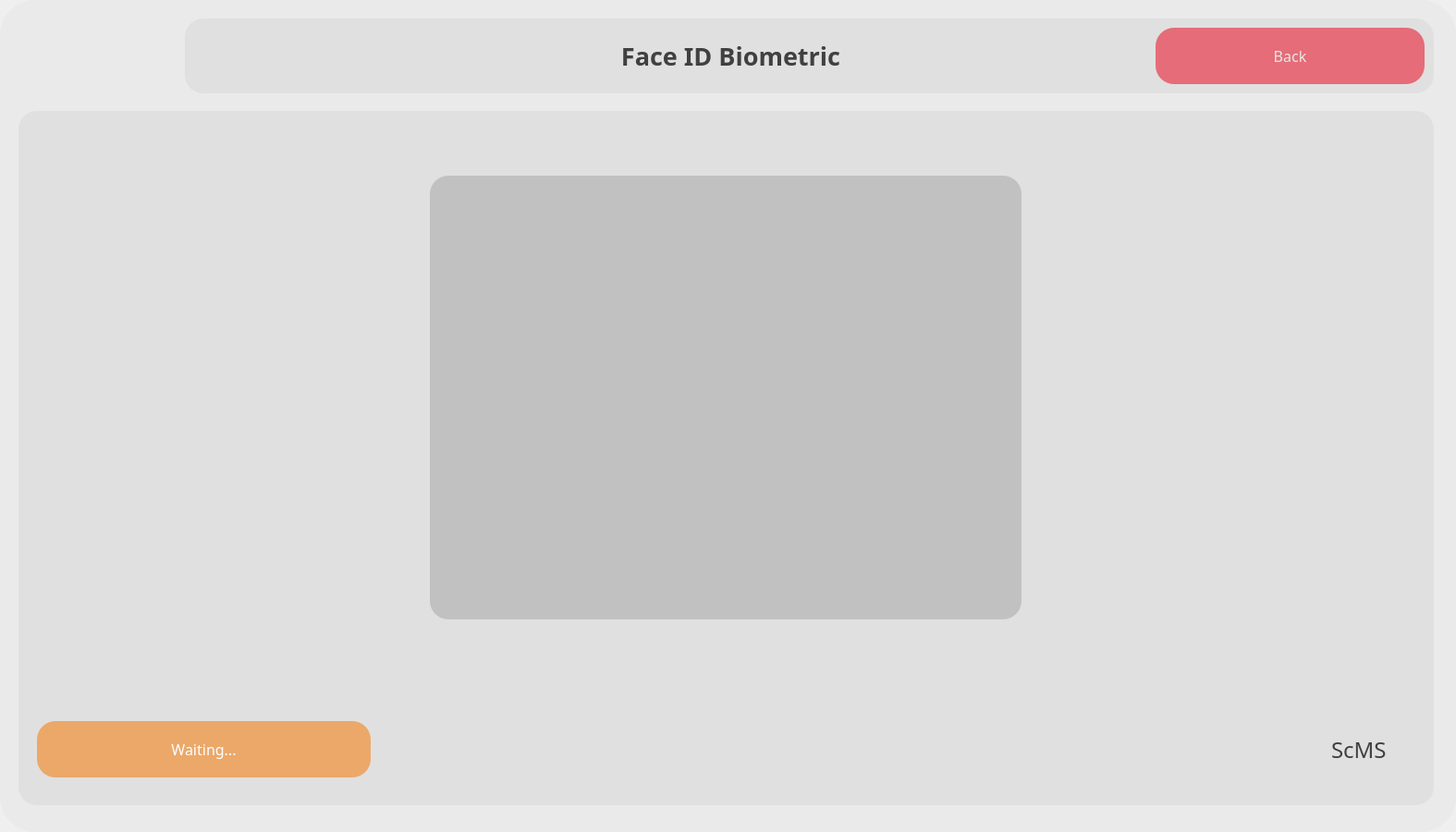
  <widget class="QWidget" name="faceID_widget" native="true">
   <property name="geometry">
    <rect>
     <x>0</x>
     <y>0</y>
     <width>1575</width>
     <height>900</height>
    </rect>
   </property>
   <widget class="QLabel" name="mainScreen_BG_4">
    <property name="geometry">
     <rect>
      <x>0</x>
      <y>0</y>
      <width>1575</width>
      <height>900</height>
     </rect>
    </property>
    <property name="styleSheet">
     <string notr="true">background-image: url(:/images/materials/reportBG.png);
border-radius:38px;</string>
    </property>
    <property name="text">
     <string/>
    </property>
   </widget>
   <widget class="QWidget" name="topBar_widget_5" native="true">
    <property name="geometry">
     <rect>
      <x>200</x>
      <y>20</y>
      <width>1351</width>
      <height>81</height>
     </rect>
    </property>
    <property name="styleSheet">
     <string notr="true">background-color: rgba(200, 200, 200,80);
/*background-color: rgba(239, 174, 74,150);*/
border-radius:20px;</string>
    </property>
    <widget class="QLabel" name="mainTopBarTitle_label_7">
     <property name="geometry">
      <rect>
       <x>430</x>
       <y>10</y>
       <width>321</width>
       <height>61</height>
      </rect>
     </property>
     <property name="font">
      <font>
       <family>Poppins SemiBold</family>
       <pointsize>20</pointsize>
       <weight>75</weight>
       <bold>true</bold>
      </font>
     </property>
     <property name="styleSheet">
      <string notr="true">background-color: rgba(255, 255, 255,0);
color: rgb(64,64,64);</string>
     </property>
     <property name="text">
      <string>Face ID Biometric</string>
     </property>
     <property name="alignment">
      <set>Qt::AlignCenter</set>
     </property>
    </widget>
    <widget class="QPushButton" name="faceID_Back_btn">
     <property name="geometry">
      <rect>
       <x>1050</x>
       <y>10</y>
       <width>291</width>
       <height>61</height>
      </rect>
     </property>
     <property name="font">
      <font>
       <family>Poppins Medium</family>
       <pointsize>12</pointsize>
       <weight>50</weight>
       <bold>false</bold>
      </font>
     </property>
     <property name="styleSheet">
      <string notr="true">QPushButton#faceID_Back_btn{
background-color: rgb(229, 108, 120);
	color: rgb(230, 230, 230);
border-radius:20px;
}

QPushButton#faceID_Back_btn:hover{
background-color: rgba(229, 108, 120,220);
}

QPushButton#faceID_Back_btn:pressed{
padding-left:5px;
padding-top:5px;
background-color: rgba(229, 108, 120,220);
}</string>
     </property>
     <property name="text">
      <string>Back</string>
     </property>
    </widget>
   </widget>
   <widget class="QWidget" name="mainDashboardContainer_widget_4" native="true">
    <property name="geometry">
     <rect>
      <x>20</x>
      <y>120</y>
      <width>1531</width>
      <height>751</height>
     </rect>
    </property>
    <property name="styleSheet">
     <string notr="true">background-color: rgba(200, 200, 200,80);
border-radius:20px;</string>
    </property>
    <widget class="QPushButton" name="tryAgain_btn">
     <property name="geometry">
      <rect>
       <x>20</x>
       <y>660</y>
       <width>361</width>
       <height>61</height>
      </rect>
     </property>
     <property name="font">
      <font>
       <family>Poppins Medium</family>
       <pointsize>12</pointsize>
       <weight>50</weight>
       <bold>false</bold>
      </font>
     </property>
     <property name="styleSheet">
      <string notr="true">QPushButton#tryAgain_btn{
	
	background-color: rgb(235, 168, 105);
	color: rgb(255, 255, 255);
border-radius:20px;
}

QPushButton#tryAgain_btn:hover{
background-color: rgba(245, 178, 115,210);

}

QPushButton#tryAgain_btn:pressed{
padding-left:5px;
padding-top:5px;
background-color: rgba(245, 178, 115,210);

}</string>
     </property>
     <property name="text">
      <string>Waiting...</string>
     </property>
     <property name="iconSize">
      <size>
       <width>25</width>
       <height>25</height>
      </size>
     </property>
    </widget>
    <widget class="QLabel" name="mainTopBarTitle_label_8">
     <property name="geometry">
      <rect>
       <x>1420</x>
       <y>660</y>
       <width>191</width>
       <height>61</height>
      </rect>
     </property>
     <property name="font">
      <font>
       <family>Poppins Medium</family>
       <pointsize>18</pointsize>
       <weight>50</weight>
       <bold>false</bold>
      </font>
     </property>
     <property name="styleSheet">
      <string notr="true">background-color: rgba(255, 255, 255,0);
color: rgb(64, 64, 64);</string>
     </property>
     <property name="text">
      <string>ScMS</string>
     </property>
    </widget>
    <widget class="QWidget" name="cameraAttendanceContainer_widget_3" native="true">
     <property name="geometry">
      <rect>
       <x>445</x>
       <y>70</y>
       <width>640</width>
       <height>480</height>
      </rect>
     </property>
     <property name="styleSheet">
      <string notr="true">background-color: rgba(64, 64, 64,50);
/*background-color: rgba(255,255,255,255);*/
border-radius:20px;</string>
     </property>
     <widget class="QLabel" name="cameraAttendance_Label_3">
      <property name="geometry">
       <rect>
        <x>10</x>
        <y>10</y>
        <width>620</width>
        <height>460</height>
       </rect>
      </property>
      <property name="styleSheet">
       <string notr="true">background-color: rgba(255, 255, 255,0);
border-radius:20px;</string>
      </property>
      <property name="text">
       <string/>
      </property>
     </widget>
     <widget class="QLabel" name="waitingImage_Label_3">
      <property name="geometry">
       <rect>
        <x>0</x>
        <y>0</y>
        <width>640</width>
        <height>480</height>
       </rect>
      </property>
      <property name="styleSheet">
       <string notr="true">background-color: rgba(255, 255, 255,0);
</string>
      </property>
      <property name="text">
       <string/>
      </property>
      <property name="scaledContents">
       <bool>true</bool>
      </property>
     </widget>
     <widget class="QLabel" name="breakAnimation_Label_3">
      <property name="geometry">
       <rect>
        <x>90</x>
        <y>20</y>
        <width>450</width>
        <height>450</height>
       </rect>
      </property>
      <property name="styleSheet">
       <string notr="true">background-color: rgba(255, 255, 255,0);</string>
      </property>
      <property name="text">
       <string/>
      </property>
     </widget>
     <zorder>breakAnimation_Label_3</zorder>
     <zorder>waitingImage_Label_3</zorder>
     <zorder>cameraAttendance_Label_3</zorder>
    </widget>
   </widget>
   <widget class="QLabel" name="mainScreenDark_BG_5">
    <property name="geometry">
     <rect>
      <x>0</x>
      <y>0</y>
      <width>1575</width>
      <height>900</height>
     </rect>
    </property>
    <property name="styleSheet">
     <string notr="true">background-color: rgba(0, 0, 0,5);
border-radius:38px;</string>
    </property>
    <property name="text">
     <string/>
    </property>
   </widget>
   <zorder>mainScreenDark_BG_5</zorder>
   <zorder>mainScreen_BG_4</zorder>
   <zorder>topBar_widget_5</zorder>
   <zorder>mainDashboardContainer_widget_4</zorder>
  </widget>
